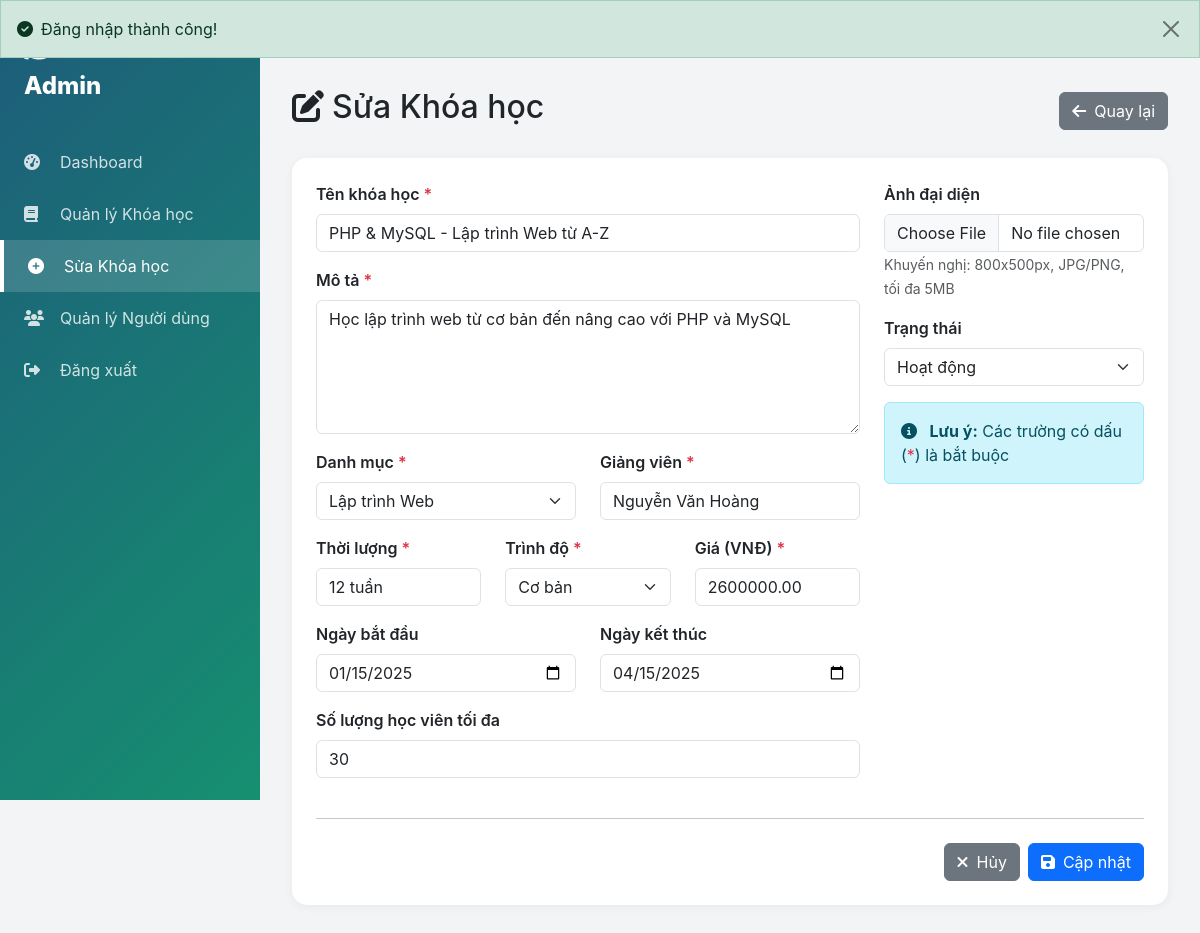
The page /views/admin/edit_courses.php?id=1 (signed in) on the database its author committed.
### tables this page shows
CREATE TABLE `courses` (
  `course_id` int(11) NOT NULL AUTO_INCREMENT,
  `course_name` varchar(200) NOT NULL,
  `description` text DEFAULT NULL,
  `category_id` int(11) DEFAULT NULL,
  `instructor_name` varchar(100) DEFAULT NULL,
  `teacher_id` int(11) DEFAULT NULL,
  `duration` varchar(50) DEFAULT NULL,
  `level` enum('Beginner','Intermediate','Advanced') DEFAULT 'Beginner',
  `price` decimal(10,2) DEFAULT 0.00,
  `thumbnail` varchar(255) DEFAULT NULL,
  `start_date` date DEFAULT NULL,
  `end_date` date DEFAULT NULL,
  `max_students` int(11) DEFAULT 30,
  `status` enum('active','inactive','completed') DEFAULT 'active',
  `created_at` timestamp NOT NULL DEFAULT current_timestamp(),
  `updated_at` timestamp NOT NULL DEFAULT current_timestamp() ON UPDATE current_timestamp(),
  PRIMARY KEY (`course_id`),
  KEY `category_id` (`category_id`),
  KEY `idx_teacher_id` (`teacher_id`),
  CONSTRAINT `courses_ibfk_1` FOREIGN KEY (`category_id`) REFERENCES `categories` (`category_id`) ON DELETE SET NULL,
  CONSTRAINT `courses_ibfk_2` FOREIGN KEY (`teacher_id`) REFERENCES `users` (`user_id`) ON DELETE SET NULL
);

CREATE TABLE `categories` (
  `category_id` int(11) NOT NULL AUTO_INCREMENT,
  `category_name` varchar(100) NOT NULL,
  `description` text DEFAULT NULL,
  `icon` varchar(50) DEFAULT NULL,
  `created_at` timestamp NOT NULL DEFAULT current_timestamp(),
  PRIMARY KEY (`category_id`)
);

### functions/db_connection.php (called while the page is built, shortened)
<?php
function escape($data)
{
    return htmlspecialchars($data, ENT_QUOTES, 'UTF-8');
}
function getAlert()
{
    if (isset($_SESSION['alert'])) {
        $alert = $_SESSION['alert'];
        return $alert;
    }
    return null;
}

### functions/course_functions.php (called while the page is built, shortened)
<?php
function getCourseById($course_id)
{
    global $pdo;
    try {
        $stmt = $pdo->prepare("
            SELECT c.*, cat.category_name,
            (SELECT COUNT(*) FROM enrollments WHERE course_id = c.course_id AND status = 'approved') as enrolled_count,
            (SELECT COUNT(*) FROM lessons WHERE course_id = c.course_id) as lesson_count
            FROM courses c
            LEFT JOIN categories cat ON c.category_id = cat.category_id
            WHERE c.course_id = ?
        ");
        $stmt->execute([$course_id]);
        $course = $stmt->fetch();
        $lesson_stmt = $pdo->prepare("SELECT * FROM lessons WHERE course_id = ? ORDER BY order_number ASC");
        $lesson_stmt->execute([$course_id]);
        $course['lessons'] = $lesson_stmt->fetchAll();
        return ['success' => true, 'course' => $course];
    } catch (PDOException $e) {
        return ['success' => false, 'message' => 'Lỗi lấy chi tiết: ' . $e->getMessage()];
    }
}
function getCategories()
{
    global $pdo;
    try {
        $stmt = $pdo->query("SELECT * FROM categories ORDER BY category_name");
        return $stmt->fetchAll();
    } catch (PDOException $e) {
        return [];
    }
}

### views/admin/edit_courses.php (the view, shortened to what this page needs)
<?php
require_once '../../functions/db_connection.php';
require_once '../../functions/course_functions.php';
$is_edit = isset($_GET['id']);
$course = null;
if ($is_edit) {
    $course_id = intval($_GET['id']);
    $result = getCourseById($course_id);
    if ($result['success']) {
        $course = $result['course'];
    } else {
        setAlert('Không tìm thấy khóa học', 'error');
        redirect(SITE_URL . '/views/admin/manage_courses.php');
    }
}
$categories = getCategories();
?>
<!DOCTYPE html>
<html lang="vi">
<head>
    <link href="https://cdn.jsdelivr.net/npm/bootstrap@5.3.2/dist/css/bootstrap.min.css" rel="stylesheet">
    <link rel="stylesheet" href="https://cdnjs.cloudflare.com/ajax/libs/font-awesome/6.5.1/css/all.min.css">
</head>
<body>
    <?php $__alert = getAlert(); ?>
    <?php if ($__alert): ?>
        <?php
        $__type = match ($__alert['type']) {
            'error', 'danger' => 'danger',
            'warning' => 'warning',
            'info' => 'info',
            default => 'success'
        };
        $__icon = match ($__type) {
            'danger' => 'fa-circle-xmark',
            'warning' => 'fa-triangle-exclamation',
            'info' => 'fa-circle-info',
            default => 'fa-circle-check'
        };
        ?>
        <div class="position-fixed top-0 start-0 end-0" style="z-index: 2000;">
            <div class="alert alert-<?php echo $__type; ?> rounded-0 mb-0 d-flex align-items-center justify-content-between">
                <div><i class="fas <?php echo $__icon; ?> me-2"></i><?php echo escape($__alert['message']); ?></div>
                <button type="button" class="btn-close" data-bs-dismiss="alert"></button>
            </div>
        </div>
        <div id="top-alert-spacer" style="height: 56px;"></div>
    <?php endif; ?>
    <div class="sidebar">
        <div class="sidebar-brand"><i class="fas fa-graduation-cap me-2"></i>EduLearn Admin</div>
        <ul class="sidebar-menu">
            <li><a href="dashboard.php"><i class="fas fa-tachometer-alt"></i>Dashboard</a></li>
            <li><a href="manage_courses.php"><i class="fas fa-book"></i>Quản lý Khóa học</a></li>
            <li><a href="create_courses.php" class="active"><i class="fas fa-plus-circle"></i><?php echo $is_edit ? 'Sửa' : 'Thêm'; ?> Khóa học</a></li>
            <li><a href="manage_users.php"><i class="fas fa-users"></i>Quản lý Người dùng</a></li>
            <li><a href="../../handle/logout_process.php"><i class="fas fa-sign-out-alt"></i>Đăng xuất</a></li>
        </ul>
    </div>
    <div class="main-content">
        <div class="d-flex justify-content-between align-items-center mb-4">
            <h2><i class="fas <?php echo $is_edit ? 'fa-edit' : 'fa-plus-circle'; ?> me-2"></i><?php echo $is_edit ? 'Sửa' : 'Thêm'; ?> Khóa học</h2>
            <a href="manage_courses.php" class="btn btn-secondary">
                <i class="fas fa-arrow-left me-2"></i>Quay lại
            </a>
        </div>
        <div class="card">
            <div class="card-body p-4">
                <form method="POST" action="../../handle/course_process.php" enctype="multipart/form-data">
                    <div class="row g-4">
                        <div class="col-md-8">
                            <div class="mb-3">
                                <label class="form-label">Tên khóa học <span class="text-danger">*</span></label>
                                <input type="text" class="form-control" name="course_name"
                                    value="<?php echo escape($course['course_name'] ?? ''); ?>" required>
                            </div>
                            <div class="mb-3">
                                <label class="form-label">Mô tả <span class="text-danger">*</span></label>
                                <textarea class="form-control" name="description" rows="5" required><?php echo escape($course['description'] ?? ''); ?></textarea>
                            </div>
                            <div class="row">
                                <div class="col-md-6 mb-3">
                                    <label class="form-label">Danh mục <span class="text-danger">*</span></label>
                                    <select class="form-select" name="category_id" required>
                                        <?php foreach ($categories as $cat): ?>
                                            <option value="<?php echo $cat['category_id']; ?>"
                                                <?php echo isset($course) && $course['category_id'] == $cat['category_id'] ? 'selected' : ''; ?>>
                                                <?php echo escape($cat['category_name']); ?>
                                            </option>
                                        <?php endforeach; ?>
                                    </select>
                                </div>
                                <div class="col-md-6 mb-3">
                                    <label class="form-label">Giảng viên <span class="text-danger">*</span></label>
                                    <input type="text" class="form-control" name="instructor_name"
                                        value="<?php echo escape($course['instructor_name'] ?? ''); ?>" required>
                                </div>
                            </div>
                            <div class="row">
                                <div class="col-md-4 mb-3">
                                    <label class="form-label">Thời lượng <span class="text-danger">*</span></label>
                                    <input type="text" class="form-control" name="duration"
                                        placeholder="VD: 12 tuần" value="<?php echo escape($course['duration'] ?? ''); ?>" required>
                                </div>
                                <div class="col-md-4 mb-3">
                                    <label class="form-label">Trình độ <span class="text-danger">*</span></label>
                                    <select class="form-select" name="level" required>
                                        <option value="Beginner" <?php echo isset($course) && $course['level'] == 'Beginner' ? 'selected' : ''; ?>>Cơ bản</option>
                                    </select>
                                </div>
                                <div class="col-md-4 mb-3">
                                    <label class="form-label">Giá (VNĐ) <span class="text-danger">*</span></label>
                                    <input type="number" class="form-control" name="price"
                                        value="<?php echo $course['price'] ?? 0; ?>" required min="0">
                                </div>
                            </div>
                            <div class="row">
                                <div class="col-md-6 mb-3">
                                    <label class="form-label">Ngày bắt đầu</label>
                                    <input type="date" class="form-control" name="start_date"
                                        value="<?php echo $course['start_date'] ?? ''; ?>">
                                </div>
                                <div class="col-md-6 mb-3">
                                    <label class="form-label">Ngày kết thúc</label>
                                    <input type="date" class="form-control" name="end_date"
                                        value="<?php echo $course['end_date'] ?? ''; ?>">
                                </div>
                            </div>
                            <div class="mb-3">
                                <label class="form-label">Số lượng học viên tối đa</label>
                                <input type="number" class="form-control" name="max_students"
                                    value="<?php echo $course['max_students'] ?? 30; ?>" min="1">
                            </div>
                        </div>
                        <div class="col-md-4">
                            <div class="mb-3">
                                <label class="form-label">Ảnh đại diện</label>
                                <input type="file" class="form-control" name="thumbnail" accept="image/*"
                                    onchange="previewImage(this)">
                                <small class="text-muted">Khuyến nghị: 800x500px, JPG/PNG, tối đa 5MB</small>
                            </div>
                            <div class="mb-3">
                                <label class="form-label">Trạng thái</label>
                                <select class="form-select" name="status">
                                    <option value="active" <?php echo !isset($course) || $course['status'] == 'active' ? 'selected' : ''; ?>>Hoạt động</option>
                                </select>
                            </div>
                            <div class="alert alert-info">
                                <i class="fas fa-info-circle me-2"></i>
                                <strong>Lưu ý:</strong> Các trường có dấu (<span class="text-danger">*</span>) là bắt buộc
                            </div>
                        </div>
                    </div>
                    <hr class="my-4">
                    <div class="d-flex justify-content-end gap-2">
                        <a href="manage_courses.php" class="btn btn-secondary">
                            <i class="fas fa-times me-2"></i>Hủy
                        </a>
                        <button type="submit" class="btn btn-primary">
                            <i class="fas fa-save me-2"></i><?php echo $is_edit ? 'Cập nhật' : 'Tạo khóa học'; ?>
                        </button>
                    </div>
                </form>
            </div>
        </div>
    </div>
</body>
</html>

### views/admin/edit_courses.php (style rules this page uses)
body { font-family: 'Inter', sans-serif; background: #f3f4f6; }
.sidebar { position: fixed; top: 0; left: 0; height: 100vh; width: 260px; background: linear-gradient(135deg, #1d5c7a 0%, #168f70 100%); color: white; padding: 2rem 0; z-index: 1000; overflow-y: auto; }
.sidebar-brand { padding: 0 1.5rem; margin-bottom: 2rem; font-size: 1.5rem; font-weight: 800; }
.sidebar-menu { list-style: none; padding: 0; margin: 0; }
.sidebar-menu a { display: flex; align-items: center; padding: 0.875rem 1.5rem; color: rgba(255, 255, 255, 0.8); text-decoration: none; transition: all 0.3s; }
.sidebar-menu a:hover, .sidebar-menu a.active { background: rgba(255, 255, 255, 0.15); color: white; border-left: 4px solid white; }
.sidebar-menu i { width: 24px; margin-right: 0.75rem; }
.main-content { margin-left: 260px; padding: 2rem; }
.card { border: none; border-radius: 15px; box-shadow: 0 2px 10px rgba(0, 0, 0, 0.05); }
.form-label { font-weight: 600; margin-bottom: 0.5rem; }

### rows shown on the page
courses: course_name "PHP & MySQL - Lập trình Web từ A-Z", description "Học lập trình web từ cơ bản đến nâng cao với PHP và MySQL", category_id "Lập trình Web", instructor_name "Nguyễn Văn Hoàng", duration "12 tuần", level "Cơ bản", price "2600000.00", start_date "01/15/2025", end_date "04/15/2025", max_students "30", status "Hoạt động"

### other values the page prints
$__alert['message'] "Đăng nhập thành công!"
